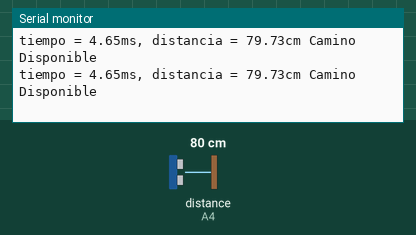
This sketch was run on a simulated Arduino Uno, built with avr-gcc and run on an emulated ATmega328P. Shown: the last lines printed to the serial monitor. Wiring (inferred from the names in the program): ultrasonic range finder: trigger A3; echo A4. The test bench sets the inputs (shaded band); at power-on: distance to the obstacle (sensor on A4) 80 cm. The echo pulse lasts 58.3 µs per cm.

Above: at 1.8 s.
1.9 s: distance to the obstacle (sensor on A4) set to 2 cm
At 2.8 s:
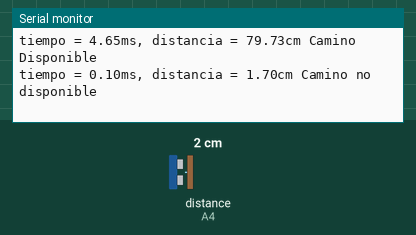
4.5 s: distance to the obstacle (sensor on A4) set to 4 cm
At 5.8 s:
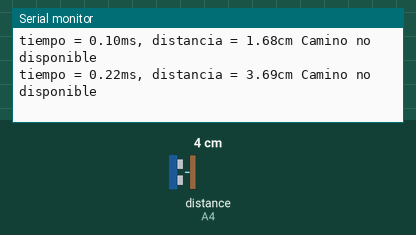
6.0 s: distance to the obstacle (sensor on A4) set to 120 cm
At 6.4 s:
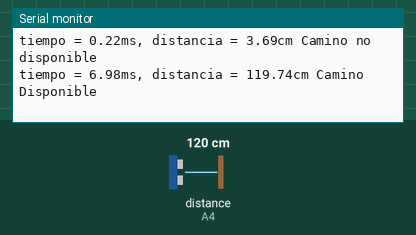
Timing chart, 0 to 9.0 s (numbered marks = the images above; inputs shaded):
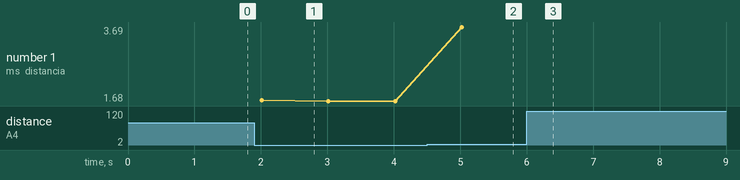

Measured:
- after the input at 1.9 s, the serial monitor: prints a new line after 0.12 s (image 1)
- after the input at 4.5 s, the serial monitor: prints a new line after 0.52 s (image 2)
- after the input at 6.0 s, the serial monitor: prints a new line at once (image 3)
- plotted number 1: 1.68 → 3.69 after the input at 4.5 s

The sketch:

testUltrasonido.ino
```cpp
/*Para la prueba se necesitara una regla y una pared, ponga la pared a una posicion mayor a 5cm, el monitor mostrara por pantalla "Camino disponible".
 * Cuando esa pared se encuentre a una distancia inferior a 5 cm, el monitor mostrara por pantalla "Camino no disponible".
 */

int angulo=0;
#define TAM 5
unsigned long pulso; // necesitamos una variable para medir el pulso
float distancia; // otra para calcular la distancia
int pinTrigger = A3;  //pin para el ultrasonido
int pinEcho = A4;
void setup() {
  Serial.begin(9600); // inicializamos el puerto serie
  pinMode(pinTrigger, OUTPUT);
  pinMode(pinEcho, INPUT);
}

void loop() {
  digitalWrite(pinTrigger, HIGH); // lo activamos
  delayMicroseconds(10); // esperamos 10 microsegundos
  digitalWrite(pinTrigger, LOW); // lo desactivamos

  pulso = pulseIn(pinEcho, HIGH); // medimos el pulso de salida del sensor
  Serial.println();
  Serial.print("tiempo = "); // lo pasamos a milisegundos y lo sacamos por
  // el puerto serie
  Serial.print(float(pulso/1000.0));
  Serial.print("ms, distancia = "); // ahora calculamos la distancia en cm
                                    // y al puerto serie
  distancia = ((float(pulso/1000.0))*34.32)/2;
  Serial.print(distancia);
  Serial.print("cm");
   if(distancia <TAM){//si la distancia está a menos de 5 cm...
     Serial.print(" Camino no disponible");
   }
   else{
      Serial.print(" Camino Disponible");
   }
delay(1000);
}
```
